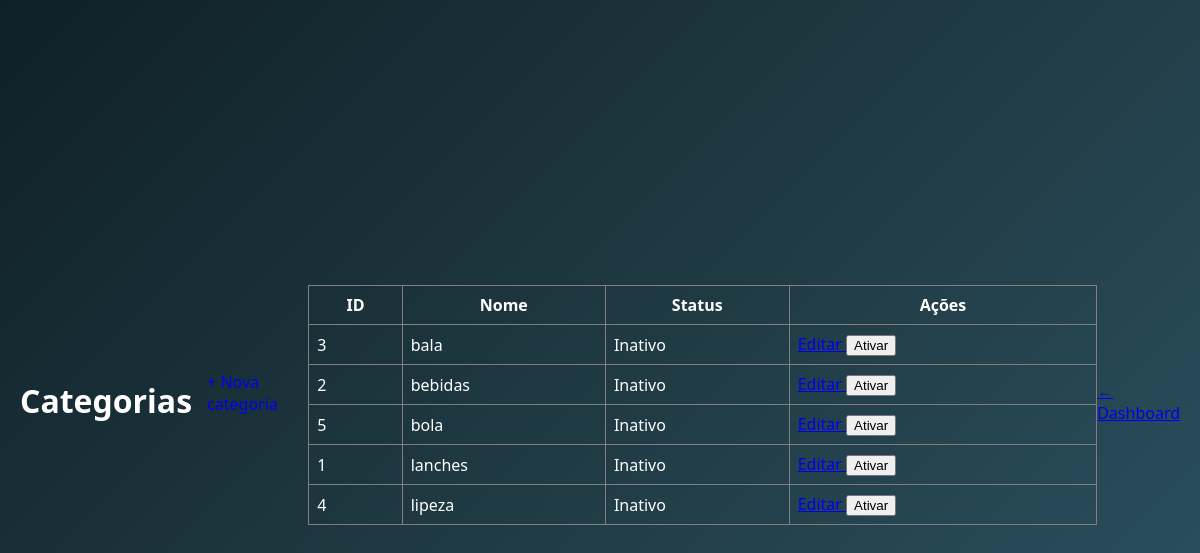
The page /categorias/ (signed in) on the database its author committed.
### app/models/categoria.py (models this page shows)
class Categoria(Base):
    __tablename__ = "categorias"
    id = Column(Integer, primary_key=True, autoincrement=True, index=True)
    nome = Column(String(100), nullable=False, unique=True)
    ativo = Column(Boolean, default=True)
    produtos = relationship("Produto", back_populates="categoria", lazy="select")

### app/controllers/categoria_controller.py (the view)
@router.get("/")
def listar_categorias(
    request: Request,
    db: Session = Depends(get_db),
    admin = Depends(get_admin)
):
    categorias = db.query(Categoria).order_by(Categoria.nome).all()
    return templates.TemplateResponse(
        request,
        "categorias/index.html",
        {
            "request":    request,
            "usuario":    admin,
            "categorias": categorias,
        }
    )

### app/templates/categorias/index.html (shortened to what this page needs)
<!DOCTYPE html>
<html lang="pt-br">
<head>
    <link rel="stylesheet" href="/static/categorias-css/form.css">
</head>
<body>
    <h1>Categorias</h1>
    {% if usuario.role == 'admin' %}
    <a href="/categorias/nova" class="btn-primary"
        style="display: inline-block; width: auto; text-decoration: none; padding: 10px 15px; margin-bottom: 15px;">
    </a>
    {% endif %}
    <table border="1" cellpadding="8" style="width: 100%; border-collapse: collapse; margin-top: 10px;">
        <thead>
            <tr>
                <th>ID</th>
                <th>Nome</th>
                <th>Status</th>
                <th>Ações</th>
            </tr>
        </thead>
        <tbody>
            {% for c in categorias %}
            <tr>
                <td>{{ c.id }}</td>
                <td>{{ c.nome }}</td>
                <td>
                    {% if c.ativo %}
                    <span class="status ativo">Ativo</span>
                    {% else %}
                    <span class="status inativo">Inativo</span>
                    {% endif %}
                </td>
                <td>
                    {% if usuario.role == 'admin' %}
                    <a href="/categorias/{{ c.id }}/editar">
                        Editar
                    </a>
                    <form action="/categorias/{{ c.id }}/toggle-ativo" method="post" style="display: inline;"
                        onsubmit="return confirm('Deseja {% if c.ativo %}desativar{% else %}ativar{% endif %} a categoria {{ c.nome }}?')">
                        <button type="submit">
                            {{ "Desativar" if c.ativo else "Ativar" }}
                        </button>
                    </form>
                    {% endif %}
                </td>
            </tr>
            {% endfor %}
        </tbody>
    </table>
    <p style="margin-top: 20px;">
        <a href="/">← Dashboard</a>
    </p>
</body>
</html>

### app/static/categorias-css/form.css (style rules this page uses)
body { margin: 0; padding: 0; box-sizing: border-box; font-family: 'Segoe UI', Tahoma, Geneva, Verdana, sans-serif; background: linear-gradient(135deg, #0f2027, #203a43, #2c5364); min-height: 100vh; display: flex; justify-content: center; align-items: center; color: #ffffff; padding: 20px; }

### rows shown on the page
Categoria: id "3", nome "bala", shows "Inativo", ativo "Ativar"
Categoria: id "2", nome "bebidas", shows "Inativo", ativo "Ativar"
Categoria: id "5", nome "bola", shows "Inativo", ativo "Ativar"
Categoria: id "1", nome "lanches", shows "Inativo", ativo "Ativar"
Categoria: id "4", nome "lipeza", shows "Inativo", ativo "Ativar"
